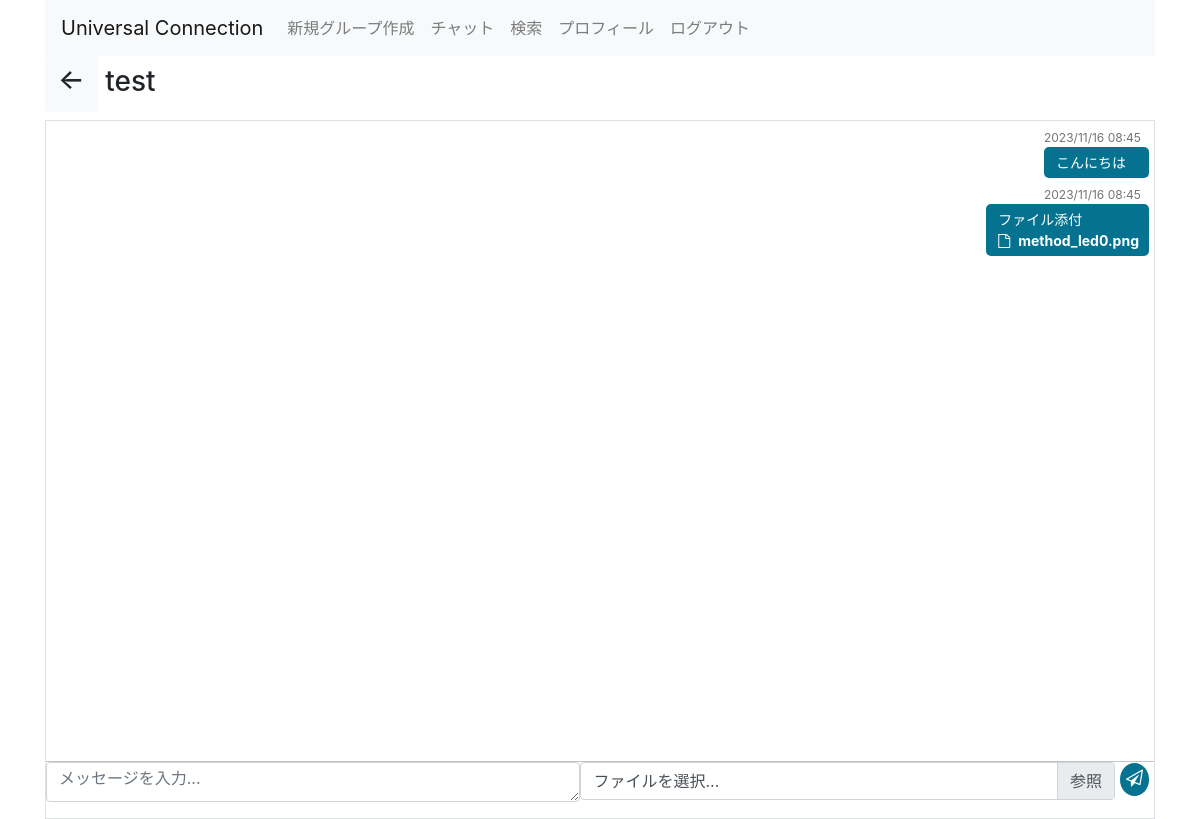
Page /chats/1 (signed in) on the earlier database version.
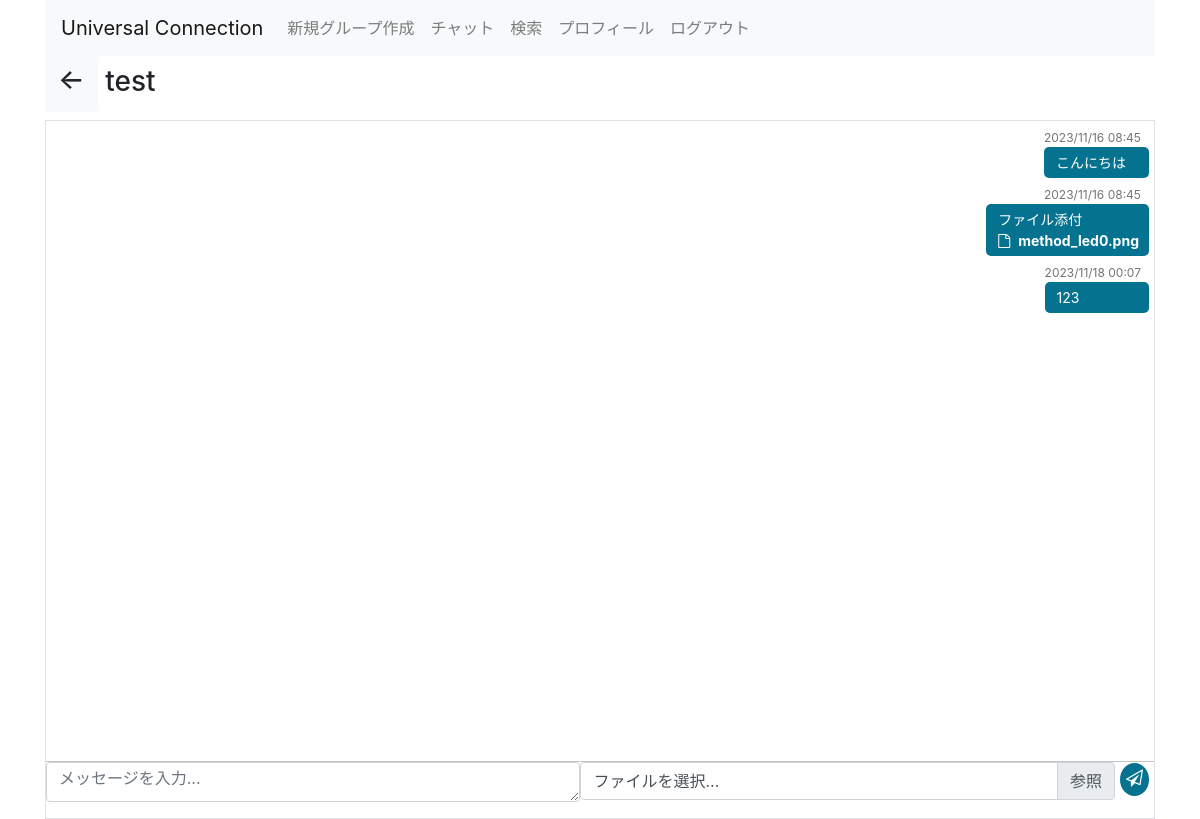
Same page on the later database version.
### UC/models/group.py (models this page shows, shortened)
class Group(db.Model):
    __tablename__ = "groups"
    id = db.Column(db.Integer, primary_key=True, nullable=False)
    time_create = db.Column(db.DateTime, nullable=False)
    user_id_host = db.Column(db.Integer, db.ForeignKey("users.id"), nullable=False)
    title = db.Column(db.Text, nullable=False)
    description = db.Column(db.Text)
    chat = db.relationship("Chat", backref="groups")

### UC/models/chat.py (models this page shows, shortened)
class Chat(db.Model):
    __tablename__ = "chats"
    id = db.Column(db.Integer, primary_key=True, nullable=False)
    time_post = db.Column(db.DateTime, nullable=False)
    user_id = db.Column(db.Integer, db.ForeignKey("users.id"), nullable=False)
    group_id = db.Column(db.Integer, db.ForeignKey("groups.id"), nullable=False)
    text = db.Column(db.Text)
    file_name = db.Column(db.Text)
    def get_time_post_str(self):
        return self.time_post.strftime("%Y/%m/%d %H:%M")
    def get_time_post_linkstr(self):
        return self.time_post.strftime("%Y%m%d%H%M%S")

### UC/views/chats.py (the view)
@app.route("/chats/<int:id>")
@is_logined
def show_chats(id):
    group = Group.query.get(id)
    chats = (
        Chat.query.filter(Chat.group_id == group.id)
        .order_by(Chat.time_post.asc())
        .all()
    )
    return render_template(
        "chats/chats.html", user=session["user"], group=group, chats=chats
    )

### UC/views/views.py (called while the page is built)
def is_logined(view):
    @wraps(view)
    def inner(*args, **kwargs):
        if not session.get("logged_in"):
            return redirect(url_for("login"))
        return view(*args, **kwargs)
    return inner

### UC/templates/chats/chats.html (shortened to what this page needs)
{% extends "layout.html" %}
{% block body %}
<h3 class="text-left">
  <a class="btn btn-light" href="{{ url_for('show_groups') }}"><h3>←</h3></a>
  {{ group.title }}
</h3>
<div class="pb-50 overflow-hidden border border-1">
  <div class="pt-30 pr-15 pl-25">
    <div class="chats_msgs">
      {% for chat in chats %}
      {% if chat.user_id == user["id"] %}
      <div class="overflow-hidden my-26">
        <div class="chats_msg_me">
          <span class="chats_msg_time text-right mr-2"> {{ chat.get_time_post_str() }} </span>
          <p>
          {% if chat.text != "" %}
            {{ chat.text }}
          {% endif %}
          {% if chat.file_name != "" %}
            <span class="d-flex">
                <i class="fa fa-file-o pr-2 pt-1" aria-hidden="true"></i>
                <a class="font-weight-bold text-decoration-underline" href="{{ url_for('download_file', file_name = chat.file_name, user_id = chat.user_id, group_id = chat.group_id, time_post_str = chat.get_time_post_linkstr()) }}"> {{ chat.file_name }}</a>
            </span>
          {% endif %}
          </p>
        </div>
      </div>
      {% endif %}
      {% else %}
      投稿がありません
      {% endfor %}
    </div>
    <div class="chats_input">
      <form action="{{ url_for('send_chat', user_id = user['id'], group_id = group.id) }}" method="post"
        enctype="multipart/form-data" class="form-group">
        <div class="d-flex">
          <div class="w-100">
            <textarea type="text" name="text" placeholder="メッセージを入力..." class="form-control flex-grow-1 mr-1"></textarea>
          </div>
          <div class="custom-file mr-1 flex-shrink-1">
            <label for="inputFile" class="custom-file-label" data-browse="参照">ファイルを選択...</label>
          </div>
          <button class="chats_input_send" type="submit"><i class="fa fa-paper-plane-o" aria-hidden="true"></i></button>
        </div>
      </form>
    </div>
  </div>
</div>
{% endblock %}

### UC/templates/layout.html (shortened to what this page needs)
<!doctype html>
<link rel="stylesheet" href="https://stackpath.bootstrapcdn.com/bootstrap/4.5.0/css/bootstrap.min.css"
>
<link href="https://cdnjs.cloudflare.com/ajax/libs/font-awesome/4.7.0/css/font-awesome.css" type="text/css"
    rel="stylesheet">
<link rel=stylesheet href="{{ url_for('static', filename='style.css') }}">
<div class="container">
    <nav class="navbar navbar-expand-lg navbar-light bg-light">
        <a class="navbar-brand" href="{{ url_for('show_home') }}">Universal Connection</a>
        <div class="collapse navbar-collapse" id="navbarNav">
            <ul class="nav navbar-nav navbar-right">
                {% if not session.logged_in %}
                <li class="nav-item">
                    <a class="nav-link" href="{{ url_for('signup') }}">ユーザ登録</a>
                </li>
                <li class="nav-item">
                    <a class="nav-link" href="{{ url_for('login') }}">ログイン</a>
                </li>
                {% else %}
                <li class="nav-item"><a href="{{ url_for('create_group')}}" class="nav-link">新規グループ作成
                    </a></li>
                <li class="nav-item"><a href="{{ url_for('show_groups')}}" class="nav-link">チャット
                    </a></li>
                <li class="nav-item">
                    <a class="nav-link" href="{{ url_for('search') }}">検索</a>
                </li>
                <li class="nav-item">
                    <a class="nav-link" href="{{ url_for('option') }}">プロフィール</a>
                </li>
                <li class="nav-item">
                    <a class="nav-link" href="{{ url_for('logout') }}">ログアウト</a>
                </li>
                {% endif %}
            </ul>
        </div>
    </nav>
    <div class="blog-body">
        {% block body %}{% endblock %}
    </div>
</div>

### UC/static/style.css (style rules this page uses)
a, a:hover, a:visited { color: inherit; }
.container { margin: auto; }
.chats_msg_me>p { background: #05728f none repeat scroll 0 0; border-radius: 5px; font-size: 14px; margin: 0; color: #fff; padding: 5px 10px 5px 12px; width: 100%; display: inline-block; }
.chats_msg_me { float: right; max-width: 60%; margin-right: 5px; }
.chats_msg_time { color: #747474; display: block; font-size: 12px; margin: 8px 0 0; }
.chats_input textarea { color: #4c4c4c; line-height: 1.2; height: 2.5em; width: 100%; }
.chats_input { border-top: 1px solid #c4c4c4; position: relative; padding-top: 1px 1px 1px 1px; }
.chats_input_send { background: #05728f none repeat scroll 0 0; border: medium none; border-radius: 50%; color: #fff; cursor: pointer; font-size: 17px; height: 33px; right: 0; top: 11px; width: 33px; margin: 1px 5px 1px 1px; }
.chats_msgs { height: 80vh; overflow-y: auto; }

Differences in the rows shown:
added Chat: get_time_post_str "2023/11/18 00:07", text "123"
